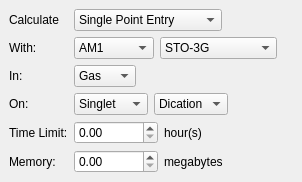
     <widget class="QWidget" name="basicWidget" >
      <attribute name="title" >
       <string>&amp;Basic Setup</string>
      </attribute>
      <layout class="QGridLayout" >
       <property name="leftMargin" >
        <number>9</number>
       </property>
       <property name="topMargin" >
        <number>9</number>
       </property>
       <property name="rightMargin" >
        <number>9</number>
       </property>
       <property name="bottomMargin" >
        <number>9</number>
       </property>
       <property name="horizontalSpacing" >
        <number>6</number>
       </property>
       <property name="verticalSpacing" >
        <number>6</number>
       </property>
       <item row="5" column="1" >
        <layout class="QHBoxLayout" >
         <property name="spacing" >
          <number>6</number>
         </property>
         <property name="leftMargin" >
          <number>0</number>
         </property>
         <property name="topMargin" >
          <number>0</number>
         </property>
         <property name="rightMargin" >
          <number>0</number>
         </property>
         <property name="bottomMargin" >
          <number>0</number>
         </property>
         <item>
          <widget class="QDoubleSpinBox" name="basicMemoryDouble" >
           <property name="maximum" >
            <double>999999.989999999990687</double>
           </property>
          </widget>
         </item>
         <item>
          <widget class="QLabel" name="label_7" >
           <property name="text" >
            <string>megabytes</string>
           </property>
          </widget>
         </item>
         <item>
          <spacer>
           <property name="orientation" >
            <enum>Qt::Horizontal</enum>
           </property>
           <property name="sizeHint" >
            <size>
             <width>40</width>
             <height>20</height>
            </size>
           </property>
          </spacer>
         </item>
        </layout>
       </item>
       <item row="1" column="1" >
        <layout class="QHBoxLayout" >
         <property name="spacing" >
          <number>6</number>
         </property>
         <property name="leftMargin" >
          <number>0</number>
         </property>
         <property name="topMargin" >
          <number>0</number>
         </property>
         <property name="rightMargin" >
          <number>0</number>
         </property>
         <property name="bottomMargin" >
          <number>0</number>
         </property>
         <item>
          <widget class="QComboBox" name="basicWithLeftCombo" >
           <item>
            <property name="text" >
             <string>AM1</string>
            </property>
           </item>
           <item>
            <property name="text" >
             <string>PM3</string>
            </property>
           </item>
           <item>
            <property name="text" >
             <string>RHF</string>
            </property>
           </item>
           <item>
            <property name="text" >
             <string>B3LYP</string>
            </property>
           </item>
           <item>
            <property name="text" >
             <string>MP2</string>
            </property>
           </item>
           <item>
            <property name="text" >
             <string>CCSD(T)</string>
            </property>
           </item>
          </widget>
         </item>
         <item>
          <widget class="QComboBox" name="basicWithRightCombo" >
           <item>
            <property name="text" >
             <string>STO-3G</string>
            </property>
           </item>
           <item>
            <property name="text" >
             <string>MINI</string>
            </property>
           </item>
           <item>
            <property name="text" >
             <string>3-21G</string>
            </property>
           </item>
           <item>
            <property name="text" >
             <string>6-31G(d)</string>
            </property>
           </item>
           <item>
            <property name="text" >
             <string>6-31G(d,p)</string>
            </property>
           </item>
           <item>
            <property name="text" >
             <string>6-31+G(d,p)</string>
            </property>
           </item>
           <item>
            <property name="text" >
             <string>6-31+G(2d,p)</string>
            </property>
           </item>
           <item>
            <property name="text" >
             <string>6-311++G(2d,p)</string>
            </property>
           </item>
           <item>
            <property name="text" >
             <string>Core Potential</string>
            </property>
           </item>
          </widget>
         </item>
         <item>
          <spacer>
           <property name="orientation" >
            <enum>Qt::Horizontal</enum>
           </property>
           <property name="sizeHint" >
            <size>
             <width>16</width>
             <height>20</height>
            </size>
           </property>
          </spacer>
         </item>
        </layout>
       </item>
       <item row="5" column="0" >
        <widget class="QLabel" name="label_9" >
         <property name="text" >
          <string>Memory:</string>
         </property>
         <property name="alignment" >
          <set>Qt::AlignLeading|Qt::AlignLeft|Qt::AlignVCenter</set>
         </property>
        </widget>
       </item>
       <item row="3" column="1" >
        <layout class="QHBoxLayout" >
         <property name="spacing" >
          <number>6</number>
         </property>
         <property name="leftMargin" >
          <number>0</number>
         </property>
         <property name="topMargin" >
          <number>0</number>
         </property>
         <property name="rightMargin" >
          <number>0</number>
         </property>
         <property name="bottomMargin" >
          <number>0</number>
         </property>
         <item>
          <widget class="QComboBox" name="basicOnLeftCombo" >
           <item>
            <property name="text" >
             <string>Singlet</string>
            </property>
           </item>
           <item>
            <property name="text" >
             <string>Doublet</string>
            </property>
           </item>
           <item>
            <property name="text" >
             <string>Triplet</string>
            </property>
           </item>
          </widget>
         </item>
         <item>
          <widget class="QComboBox" name="basicOnRightCombo" >
           <item>
            <property name="text" >
             <string>Dication</string>
            </property>
           </item>
           <item>
            <property name="text" >
             <string>Cation</string>
            </property>
           </item>
           <item>
            <property name="text" >
             <string>Neutral</string>
            </property>
           </item>
           <item>
            <property name="text" >
             <string>Anion</string>
            </property>
           </item>
           <item>
            <property name="text" >
             <string>Dianion</string>
            </property>
           </item>
          </widget>
         </item>
         <item>
          <spacer>
           <property name="orientation" >
            <enum>Qt::Horizontal</enum>
           </property>
           <property name="sizeHint" >
            <size>
             <width>40</width>
             <height>20</height>
            </size>
           </property>
          </spacer>
         </item>
        </layout>
       </item>
       <item row="3" column="0" >
        <widget class="QLabel" name="label_5" >
         <property name="text" >
          <string>On:</string>
         </property>
         <property name="alignment" >
          <set>Qt::AlignLeading|Qt::AlignLeft|Qt::AlignVCenter</set>
         </property>
         <property name="buddy" >
          <cstring>basicOnLeftCombo</cstring>
         </property>
        </widget>
       </item>
       <item row="0" column="1" >
        <layout class="QHBoxLayout" >
         <property name="spacing" >
          <number>6</number>
         </property>
         <property name="leftMargin" >
          <number>0</number>
         </property>
         <property name="topMargin" >
          <number>0</number>
         </property>
         <property name="rightMargin" >
          <number>0</number>
         </property>
         <property name="bottomMargin" >
          <number>0</number>
         </property>
         <item>
          <widget class="QComboBox" name="basicCalculateCombo" >
           <item>
            <property name="text" >
             <string>Single Point Entry</string>
            </property>
           </item>
           <item>
            <property name="text" >
             <string>Equilibrium Geometry</string>
            </property>
           </item>
           <item>
            <property name="text" >
             <string>Transition State</string>
            </property>
           </item>
           <item>
            <property name="text" >
             <string>Frequencies</string>
            </property>
           </item>
          </widget>
         </item>
         <item>
          <spacer>
           <property name="orientation" >
            <enum>Qt::Horizontal</enum>
           </property>
           <property name="sizeHint" >
            <size>
             <width>40</width>
             <height>20</height>
            </size>
           </property>
          </spacer>
         </item>
        </layout>
       </item>
       <item row="2" column="1" >
        <layout class="QHBoxLayout" >
         <property name="spacing" >
          <number>6</number>
         </property>
         <property name="leftMargin" >
          <number>0</number>
         </property>
         <property name="topMargin" >
          <number>0</number>
         </property>
         <property name="rightMargin" >
          <number>0</number>
         </property>
         <property name="bottomMargin" >
          <number>0</number>
         </property>
         <item>
          <widget class="QComboBox" name="basicInCombo" >
           <item>
            <property name="text" >
             <string>Gas</string>
            </property>
           </item>
           <item>
            <property name="text" >
             <string>Water</string>
            </property>
           </item>
          </widget>
         </item>
         <item>
          <spacer>
           <property name="orientation" >
            <enum>Qt::Horizontal</enum>
           </property>
           <property name="sizeHint" >
            <size>
             <width>40</width>
             <height>20</height>
            </size>
           </property>
          </spacer>
         </item>
        </layout>
       </item>
       <item row="0" column="0" >
        <widget class="QLabel" name="label" >
         <property name="text" >
          <string>Calculate</string>
         </property>
         <property name="alignment" >
          <set>Qt::AlignLeading|Qt::AlignLeft|Qt::AlignVCenter</set>
         </property>
        </widget>
       </item>
       <item row="1" column="0" >
        <widget class="QLabel" name="label_2" >
         <property name="text" >
          <string>With:</string>
         </property>
         <property name="alignment" >
          <set>Qt::AlignLeading|Qt::AlignLeft|Qt::AlignVCenter</set>
         </property>
        </widget>
       </item>
       <item row="2" column="0" >
        <widget class="QLabel" name="label_3" >
         <property name="text" >
          <string>In:</string>
         </property>
         <property name="alignment" >
          <set>Qt::AlignLeading|Qt::AlignLeft|Qt::AlignVCenter</set>
         </property>
         <property name="buddy" >
          <cstring>basicWithLeftCombo</cstring>
         </property>
        </widget>
       </item>
       <item row="4" column="0" >
        <widget class="QLabel" name="label_6" >
         <property name="text" >
          <string>Time Limit:</string>
         </property>
         <property name="alignment" >
          <set>Qt::AlignLeading|Qt::AlignLeft|Qt::AlignVCenter</set>
         </property>
        </widget>
       </item>
       <item row="4" column="1" >
        <layout class="QHBoxLayout" >
         <property name="spacing" >
          <number>6</number>
         </property>
         <property name="leftMargin" >
          <number>0</number>
         </property>
         <property name="topMargin" >
          <number>0</number>
         </property>
         <property name="rightMargin" >
          <number>0</number>
         </property>
         <property name="bottomMargin" >
          <number>0</number>
         </property>
         <item>
          <widget class="QDoubleSpinBox" name="basicTimeDouble" >
           <property name="maximum" >
            <double>1000000.000000000000000</double>
           </property>
          </widget>
         </item>
         <item>
          <widget class="QLabel" name="label_8" >
           <property name="text" >
            <string>hour(s)</string>
           </property>
          </widget>
         </item>
         <item>
          <spacer>
           <property name="orientation" >
            <enum>Qt::Horizontal</enum>
           </property>
           <property name="sizeHint" >
            <size>
             <width>40</width>
             <height>20</height>
            </size>
           </property>
          </spacer>
         </item>
        </layout>
       </item>
       <item row="6" column="0" >
        <spacer>
         <property name="orientation" >
          <enum>Qt::Vertical</enum>
         </property>
         <property name="sizeHint" >
          <size>
           <width>20</width>
           <height>0</height>
          </size>
         </property>
        </spacer>
       </item>
      </layout>
     </widget>
